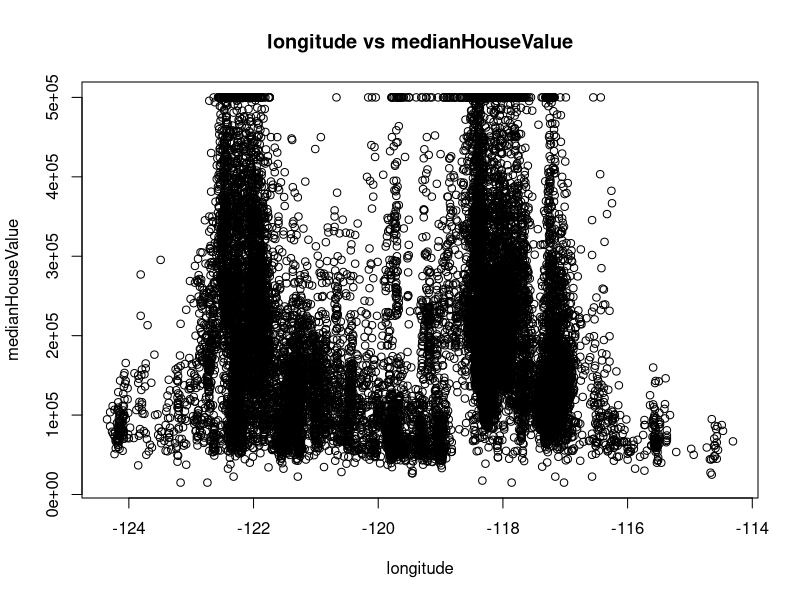
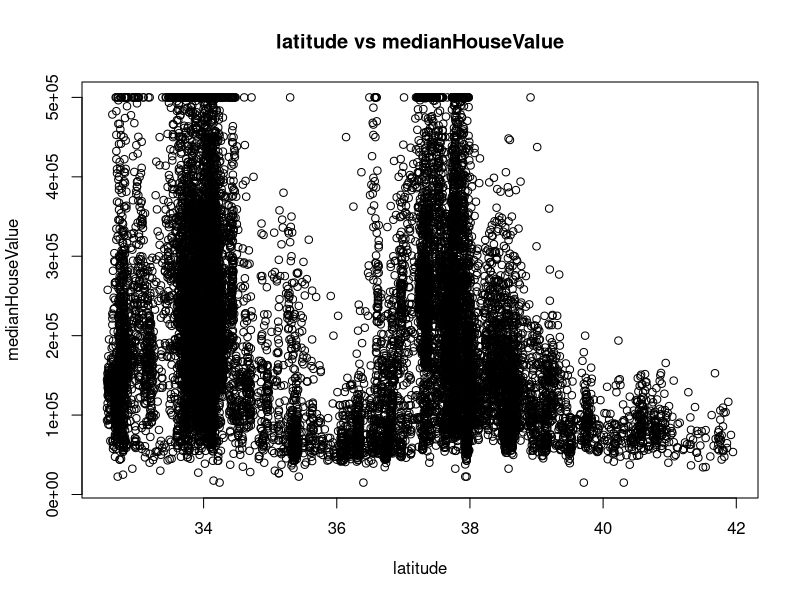
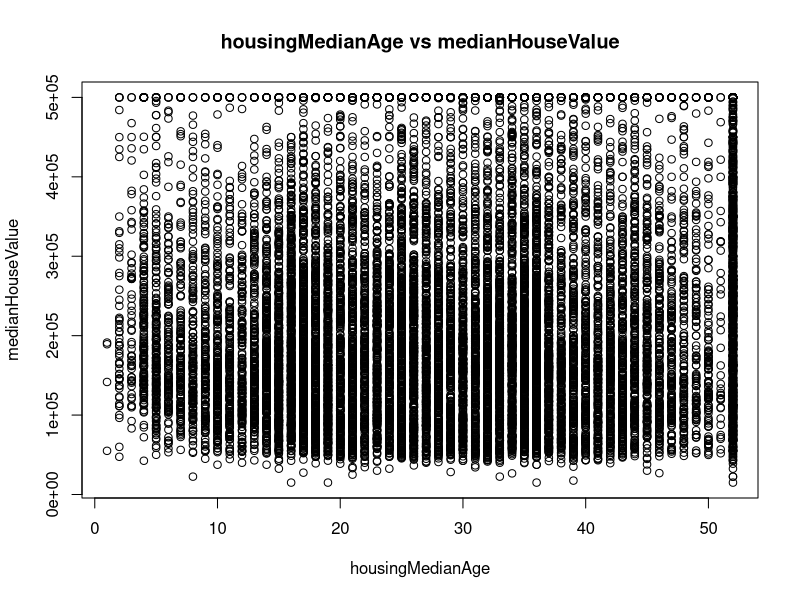
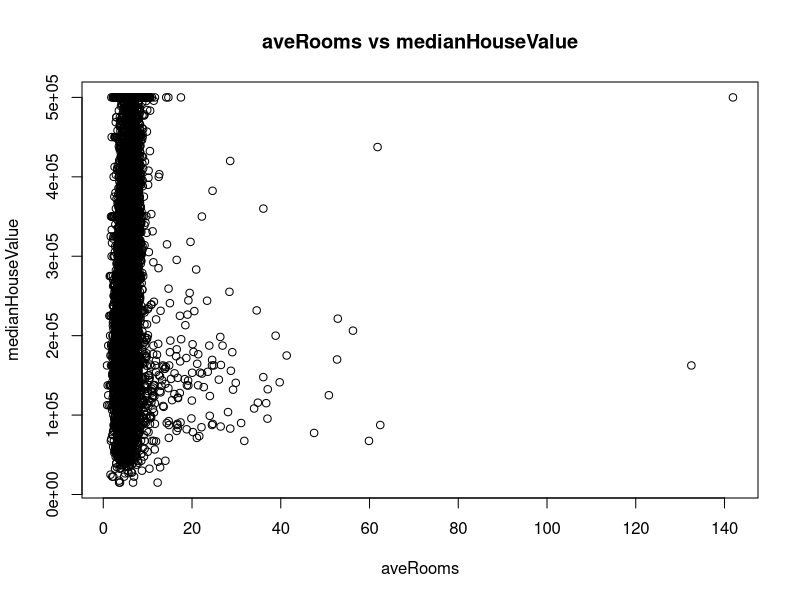
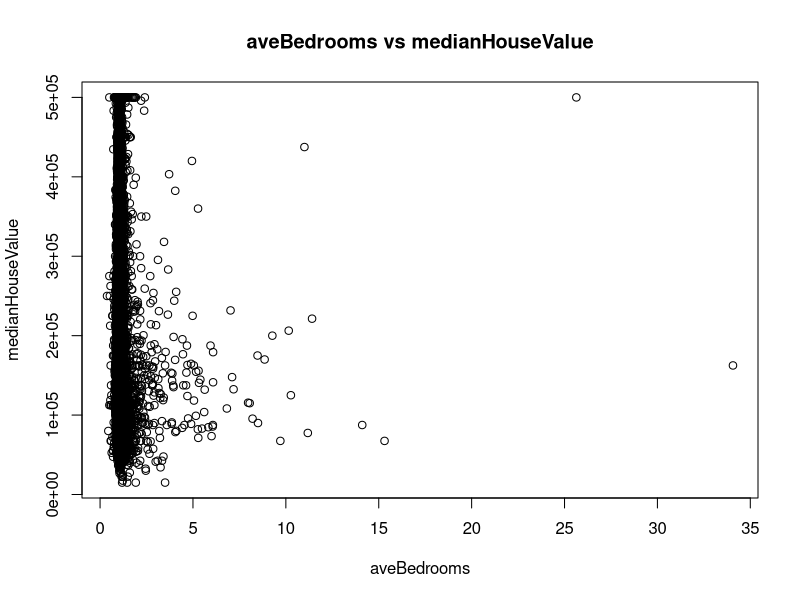
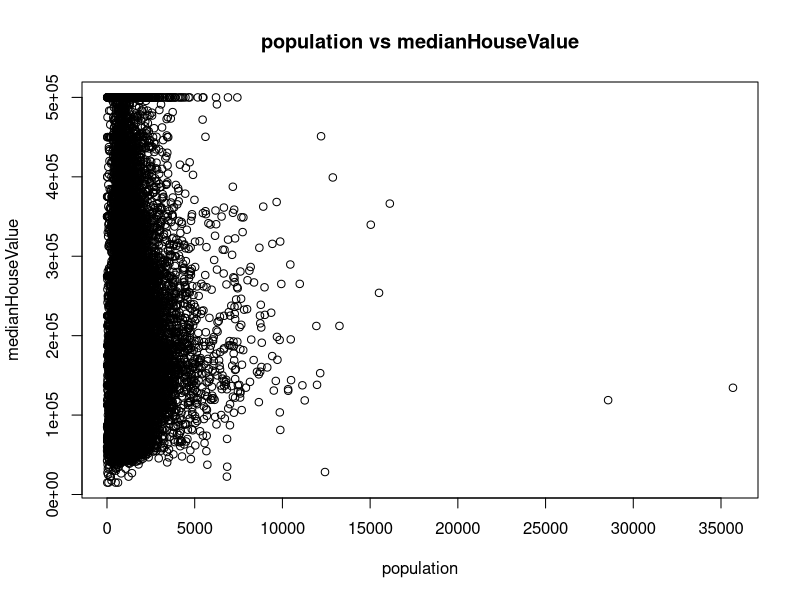
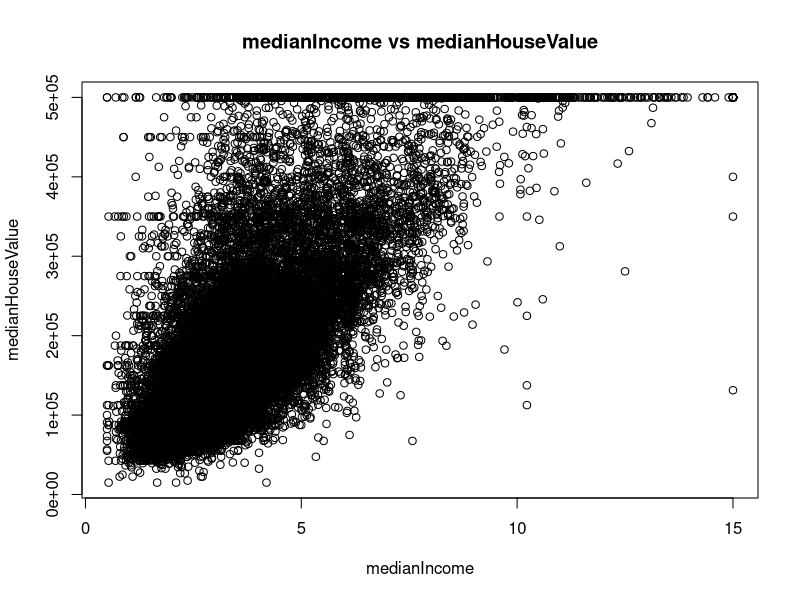
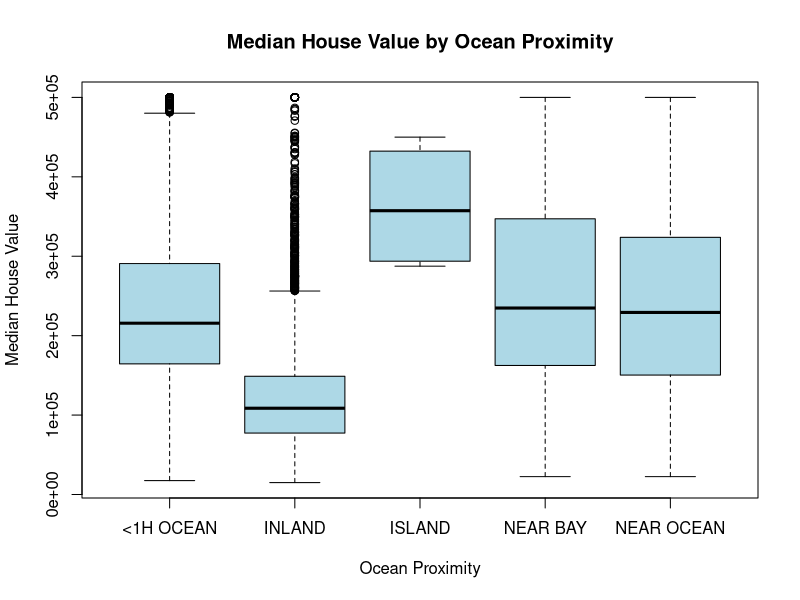

These charts were generated, in order, by the following R code: (Note: this script raises an error after producing the figures.)
## ---- chunk 1
knitr::opts_chunk$set(echo = TRUE)
## ---- chunk 2
data <- read.csv("Assignt1_data.csv")

# Summary stuff
#str(data) 
summary(data)
head(data)
dim(data) 
data$oceanProximity <- as.factor(data$oceanProximity)

# NA's
incomplete_rows <- data[!complete.cases(data), ] # these are all missing aveBedrooms. Maybe just don't use this feature
data <- na.omit(data) 
rownames(data) <- 1:nrow(data) 

## ---- chunk 3
#censoring
data[order(-data$medianHouseValue), ]
value <- 500001  # change to your target value
percentage <- mean(data$medianHouseValue == value) * 100
cat("Percentage of data with medianHouseValue =", value, "is", percentage, "%\n")


# initial plots
target_col <- "medianHouseValue"
exclude <- c("id","oceanProximity",target_col)

for (col in names(data)) {
  if (!(col %in% exclude)) {
    plot(data[[col]], data[[target_col]],
         xlab = col,
         ylab = target_col,
         main = paste(col, "vs", target_col))
  }
}
# For qualitative variable
boxplot(medianHouseValue ~ oceanProximity, data = data,
        main = "Median House Value by Ocean Proximity",
        xlab = "Ocean Proximity",
        ylab = "Median House Value",
        col = "lightblue")

# Need to include more stuff, very basic here

## ---- chunk 4
#Do each linear regression separately and view plots
#longitude, clearly non-linear poly?
lm.fit <- lm(medianHouseValue~poly(longitude,3),data = data) 
summary(lm.fit)
plot(lm.fit)

# latitude, again non-linear poly?
lm.fit <- lm(medianHouseValue~poly(latitude,3),data = data) 
summary(lm.fit)
plot(lm.fit)

#housing median age - good fit for first graph
lm.fit <- lm(medianHouseValue~housingMedianAge,data = data) 
summary(lm.fit)
plot(lm.fit)

#aveRooms, definitely non-linear, big issue with high leverage points
lm.fit <- lm(medianHouseValue~aveRooms,data = data) 
summary(lm.fit)
plot(lm.fit)


#aveBedrooms, issue with high leverage points
lm.fit <- lm(medianHouseValue~aveBedrooms,data = data) 
summary(lm.fit)
plot(lm.fit)

#population, issues with leverage, heterscedascity
lm.fit <- lm(medianHouseValue~population,data = data) 
summary(lm.fit)
plot(lm.fit)

#medianIncome non-linear and heterscedascity, some influential points too
lm.fit <- lm(medianHouseValue~medianIncome,data = data) 
summary(lm.fit)
plot(lm.fit)

#oceanProximity catergorical and need to play around with this a bit
lm.fit <- lm(medianHouseValue~oceanProximity,data = data) 
summary(lm.fit)
plot(lm.fit)

# Keep medianIncome the same
#playing around a bit
#medianIncome non-linear and heterscedascity, some influential points too
#better
lm.fit <- lm(medianHouseValue~log(medianIncome),data = data) 
summary(lm.fit)
plot(lm.fit)

#poly 2 looks pretty good, better than log
lm.fit <- lm(medianHouseValue~poly(medianIncome,2),data = data) 
summary(lm.fit)
plot(lm.fit)


## MOST IMPORTANT BITS

#looks way better
#population, issues with leverage, heterscedascity
lm.fit <- lm(medianHouseValue~log(population),data = data) 
summary(lm.fit)
plot(lm.fit)

# had to comment out for time being cause couldn't run this section - omar
#lm.fit <- lm(medianHouseValue~bedroomsPerRoom,data = data) 
#summary(lm.fit)
#plot(lm.fit)

## ---- chunk 5
# initial model
# New fit
data$bedroomsPerRoom <- data$aveBedrooms / data$aveRooms
#distance to centre
center_lat <- mean(data$latitude)
center_lon <- mean(data$longitude)

data$distToCenter <- sqrt((data$latitude - center_lat)^2 + (data$longitude - center_lon)^2)

data$incomePerRoom = data$medianIncome / data$aveRooms

lm.fit <- lm(medianHouseValue~.-id-bedroomsPerRoom-distToCenter-incomePerRoom,data = data) # ID not a relevant predictor
summary(lm.fit)
# population (population in particular) and island and near bay look iffy
deviance(lm.fit)
contrasts(data$oceanProximity)


plot(lm.fit)
# some outliers/leverage points
# clear heteroscedasticity


# Checking Collinearity
library(car)
vif(lm.fit)

# Correlation matrix
numeric_vars <- data[sapply(data, is.numeric)]
cor_matrix <- cor(numeric_vars, use = "complete.obs")
round(cor_matrix, 2)

#Long and lat highly correlated, so are ave rooms and ave bedrooms
# can create a bedrooms to rooms ratio and include that. Or just exclude one
# also test exclude the houses with like 40 rooms, could be leverage point
# or can do interaction term?? This might be simpler. See which one is better after testing

library(leaps)
#test

regfit.full=regsubsets(medianHouseValue~.-id,data = data,nvmax =12)
summary(regfit.full)


# Choosing the best from the linear model
reg.summary=summary(regfit.full)
names(reg.summary)
reg.summary$rsq
par(mfrow=c(2,2))
plot(reg.summary$rss,xlab="Number of Variables",ylab="RSS",type="l")
plot(reg.summary$adjr2,xlab="Number of Variables",ylab="Adjusted RSq",type="l")
# Find out the case with maximal adjusted R^2
which.max(reg.summary$adjr2)
# Draw points in the latest plot
points(12,reg.summary$adjr2[12], col="red",cex=2,pch=20) #Look at graph to choose best value of k, i.e. highest adjRsq
plot(reg.summary$cp,xlab="Number of Variables",ylab="Cp",type='l')
which.min(reg.summary$cp)
points(12,reg.summary$cp[10],col="red",cex=2,pch=20)
plot(reg.summary$bic,xlab="Number of Variables",ylab="BIC",type='l')
which.min(reg.summary$bic)
points(which.min(reg.summary$bic),reg.summary$bic[which.min(reg.summary$bic)],col="red",cex=2,pch=20) #a better way


## ---- chunk 6
library(leaps)
#since can't call predict for regsubsets. doing the same thing as the for loop
predict.regsubsets=function(object,newdata,id,...){ #... allows for other arguments to be passed into the function
  form=as.formula(object$call[[2]])
  mat=model.matrix(form,newdata)
  coefi=coef(object,id=id)
  xvars=names(coefi)
  mat[,xvars]%*%coefi
}

## ---- chunk 7

library(car)
# k-fold CV
# best so far
#medianHouseValue~.-id-oceanProximity-aveBedrooms-aveRooms-population+bedroomsPerRoom+longitude:latitude+log(population)+I(medianIncome^2)+I(medianIncome^3)+I(housingMedianAge^2)+medianIncome:log(population)+bedroomsPerRoom:medianIncome+medianIncome:housingMedianAge+distToCenter+distToCenter:medianIncome+housingMedianAge: bedroomsPerRoom+incomePerRoom:bedroomsPerRoom+housingMedianAge:distToCenter

#other I can add: aveRooms:medianIncome+housingMedianAge:population+latitude:incomePerRoom+longitude:housingMedianAge

lm.fit <- lm(medianHouseValue~.-id-oceanProximity-aveBedrooms-aveRooms-population+bedroomsPerRoom+longitude:latitude+log(population)+I(medianIncome^2)+I(medianIncome^3)+I(housingMedianAge^2)+medianIncome:log(population)+bedroomsPerRoom:medianIncome+medianIncome:housingMedianAge+distToCenter+distToCenter:medianIncome+housingMedianAge: bedroomsPerRoom+incomePerRoom:bedroomsPerRoom+housingMedianAge:distToCenter+latitude:incomePerRoom+longitude:housingMedianAge,data = data)
summary(lm.fit)
nvmax <- length(coef(lm.fit)) - 1


k=10
set.seed(3)
folds=sample(1:k,nrow(data),replace=TRUE)
cv.errors=matrix(NA,k,nvmax, dimnames=list(NULL, paste(1:nvmax))) # NA means no data, NULL means no row names


for(j in 1:k){
  best.fit=regsubsets(medianHouseValue~.-id-oceanProximity-aveBedrooms-aveRooms-population+bedroomsPerRoom+longitude:latitude+log(population)+I(medianIncome^2)+I(medianIncome^3)+I(housingMedianAge^2)+medianIncome:log(population)+bedroomsPerRoom:medianIncome+medianIncome:housingMedianAge+distToCenter+distToCenter:medianIncome+housingMedianAge: bedroomsPerRoom+incomePerRoom:bedroomsPerRoom+housingMedianAge:distToCenter,data = data[folds!=j,],nvmax=nvmax)
  for(i in 1:nvmax){
    pred=predict(best.fit,data[folds==j,],id=i)
    cv.errors[j,i]=mean( (data$medianHouseValue[folds==j]-pred)^2)
  }
}
mean.cv.errors=apply(cv.errors,2,mean)
mean.cv.errors
par(mfrow=c(1,1))
best.model.size <- as.numeric(names(which.min(mean.cv.errors)))
plot(mean.cv.errors,type='b')
points(best.model.size, mean.cv.errors[best.model.size], col = "red", pch = 19, cex = 1.5)
# Obtain the best subset model using the full data and CV selected id
reg.best=regsubsets(medianHouseValue~.-id-oceanProximity-aveBedrooms-aveRooms-population+bedroomsPerRoom+longitude:latitude+log(population)+I(medianIncome^2)+I(medianIncome^3)+I(housingMedianAge^2)+medianIncome:log(population)+bedroomsPerRoom:medianIncome+medianIncome:housingMedianAge+distToCenter+distToCenter:medianIncome+housingMedianAge: bedroomsPerRoom+incomePerRoom:bedroomsPerRoom+housingMedianAge:distToCenter,data = data, nvmax=nvmax)
coef(reg.best,best.model.size)


best.predictors = names(coef(reg.best, best.model.size))[-1]  # remove intercept
# Create formula dynamically
formula.best = as.formula(paste("medianHouseValue ~", paste(best.predictors, collapse = " + ")))

# Fit the model using lm
model.best = lm(formula.best, data = data)
summary(model.best)
vif(model.best,type = "predictor")
## ---- chunk 8
# With oceanProximity
# best so far
#oceanProximity+oceanProximity:medianIncome+housingMedianAge:oceanProximity+log(population):oceanProximity+latitude
new.formula = update(formula.best, . ~ . + oceanProximity + oceanProximity:distToCenter +oceanProximity:medianIncome)
model.best = lm(new.formula, data = data)
summary(model.best)
vif(model.best,type = "predictor")


#with oceanProximity is better

plot(model.best)

names(coef(model.best))
# Remove outliers
data_unlev <- data[c(7419),] # these are all island - ridge or lasso can get rid of this

data[data$oceanProximity == "ISLAND",]
regfit.full=regsubsets(new.formula,data = data,nvmax =length(coef(model.best)))
summary(regfit.full)
## ---- chunk 9

library(glmnet)
x = model.matrix(new.formula, data = data)[, -1]  # Remove intercept column
y = data$medianHouseValue

# Perform 10-fold cross-validation to find the best lambda
set.seed(7)
lambda_grid <- 10^seq(4, -4, length = 100)  # From 10,000 down to 0.0001
cv.ridge = cv.glmnet(x, y, alpha = 0,lambda = lambda_grid, nfolds = 10)

# Extract best lambda (lambda.min gives lambda with minimum MSE)
best.lambda = cv.ridge$lambda.min

ridge.model = glmnet(x, y, alpha = 0, lambda = best.lambda)
coef(ridge.model)

library(pls)




# LASSO PLR
pca_result <- prcomp(x, center = TRUE, scale. = TRUE)
explained_var <- cumsum(pca_result$sdev^2) / sum(pca_result$sdev^2)
n_components <- which(explained_var >= 0.95)[1]
x_pca <- pca_result$x[, 1:n_components]


set.seed(17)
lambda_grid <- 10^seq(4, -4, length = 100)  # From 10,000 down to 0.0001
cv.lasso = cv.glmnet(x_pca, y, alpha = 1,lambda = lambda_grid, nfolds = 10)

# Extract best lambda (lambda.min gives lambda with minimum MSE)
best.lambda.pca = cv.lasso$lambda.1se

lasso.pca.model = glmnet(x_pca, y, alpha = 1, lambda = best.lambda.pca)
coef(lasso.pca.model) 

# Lasso PLS
set.seed(12)
plsr_model <- plsr(new.formula, data = data, scale = TRUE, validation = "CV")
summary(plsr_model)
msep_vals <- RMSEP(plsr_model)$val[1, 1, ]  # Extract MSEP values
n_comp <- which.min(msep_vals)  # Index of lowest MSEP
x_pls <- scores(plsr_model)[, 1:pmin(n_comp,ncol(scores(plsr_model)))]
y <- data$medianHouseValue

# Perform 10-fold cross-validation to find the best lambda
set.seed(15)
lambda_grid <- 10^seq(4, -4, length = 100)  # From 10,000 down to 0.0001
cv.lasso = cv.glmnet(x_pls, y, alpha = 1,lambda = lambda_grid, nfolds = 10)

# Extract best lambda (lambda.min gives lambda with minimum MSE)
best.lambda.pls = cv.lasso$lambda.1se

lasso.pls.model = glmnet(x_pls, y, alpha = 1, lambda = best.lambda.pls)
coef(lasso.pls.model) 



# Lasso PLS
set.seed(12)
plsr_model <- plsr(new.formula, data = data, scale = TRUE, validation = "CV")
summary(plsr_model)
msep_vals <- RMSEP(plsr_model)$val[1, 1, ]  # Extract MSEP values
n_comp <- which.min(msep_vals)  # Index of lowest MSEP
x_pls <- scores(plsr_model)[, 1:pmin(n_comp,ncol(scores(plsr_model)))]
y <- data$medianHouseValue

# Perform 10-fold cross-validation to find the best lambda
set.seed(15)
lambda_grid <- 10^seq(4, -4, length = 100)  # From 10,000 down to 0.0001
cv.lasso = cv.glmnet(x_pls, y, alpha = 1,lambda = lambda_grid, nfolds = 10)

# Extract best lambda (lambda.min gives lambda with minimum MSE)
best.lambda.pls = cv.lasso$lambda.1se

lasso.pls.model = glmnet(x_pls, y, alpha = 1, lambda = best.lambda.pls)
coef(lasso.pls.model) 

## ---- chunk 10

test_data <- read.csv("Assignt1_test full.csv")
test_data$bedroomsPerRoom <- test_data $aveBedrooms / test_data $aveRooms
test_data$distToCenter <- sqrt((test_data$latitude - center_lat)^2 + (test_data$longitude - center_lon)^2)
test_data$incomePerRoom = test_data$medianIncome / test_data$aveRoom
actual <- test_data$medianHouseValue

#pred <- pmax(pmin(pred,500001),14999)
#OG
lm.fit <- lm(medianHouseValue~.-id-bedroomsPerRoom,data = data) # ID not a relevant predictor
pred <- predict(lm.fit, newdata = test_data  )
og_mse <- mean((pred - actual)^2)
og_mse


#Best model
pred <- predict(model.best, newdata = test_data  )
best_mse <- mean((pred - actual)^2)
best_mse


#ridge
test_matrix <- model.matrix(new.formula, data = test_data)[, -1]
pred <- predict(ridge.model, s = best.lambda, newx = test_matrix)
ridge_mse <- mean((pred - actual)^2)
ridge_mse




#lasso pcr
x_new <- model.matrix(new.formula, data = test_data)[, -1]
x_new_scaled <- scale(x_new, center = pca_result$center, scale = pca_result$scale)
x_new_pca <- x_new_scaled %*% pca_result$rotation
x_new_pca <- x_new_pca[, 1:n_components]

pred<- predict(lasso.pca.model, s = best.lambda.pca, newx = x_new_pca)

lasso_pca_mse <- mean((pred - actual)^2)
lasso_pca_mse


# lasso pls
# Ensure oceanProximity in test_data is a factor with same levels
test_data$oceanProximity <- factor(test_data$oceanProximity, levels = levels(data$oceanProximity))

X_test_pls <- predict(plsr_model, newdata = test_data, type = "scores")[, 1:pmin(n_comp,ncol(scores(plsr_model)))]


# b. Predict using LASSO model
pred <- as.vector(predict(lasso.pls.model, newx = X_test_pls))


lasso_pls_mse <- mean((pred - actual)^2)
lasso_pls_mse
